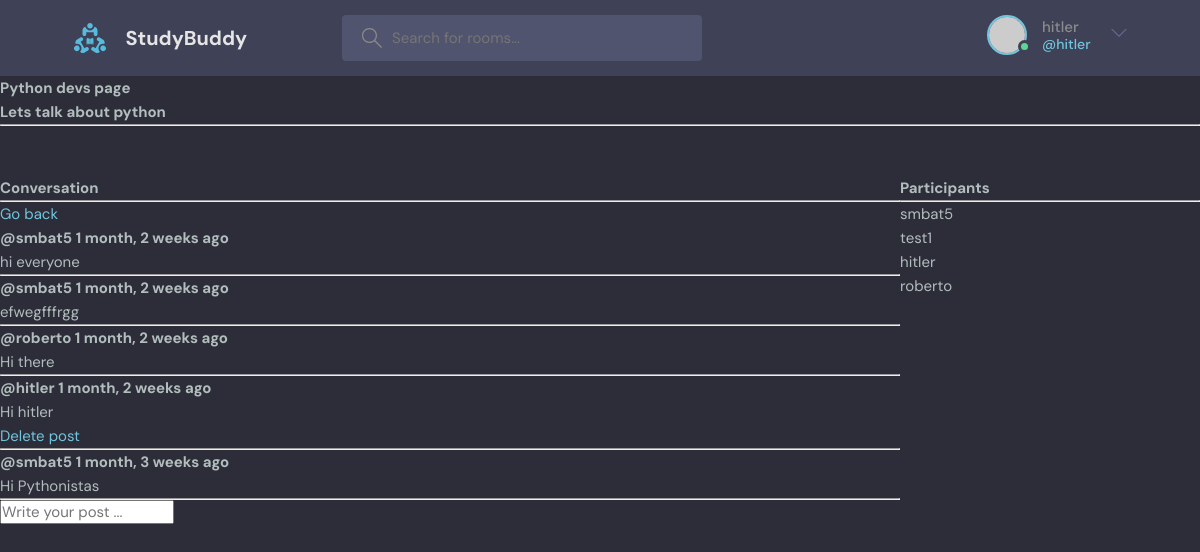
The app's page /room/1/ (signed in) with its own data.
### polls/models.py (models this page shows, shortened)
class Room(models.Model):
    host = models.ForeignKey(User, on_delete=models.SET_NULL , null=True)
    topic = models.ForeignKey(Topic , on_delete=models.SET_NULL, null=True)
    name = models.CharField(max_length=200)
    participants = models.ManyToManyField(User , related_name='participants' , blank=True)
    description = models.TextField(null=True , blank=True)
    modified_date = models.DateTimeField(auto_now=True)
    created_date = models.DateTimeField(auto_now_add=True)
    class Meta:
        ordering = ['-modified_date' , '-created_date']

class Message(models.Model):
    user = models.ForeignKey(User, on_delete=models.CASCADE)
    room = models.ForeignKey(Room , on_delete=models.CASCADE)
    body = models.TextField()
    modified_date = models.DateTimeField(auto_now=True)
    created_date = models.DateTimeField(auto_now_add=True)

### polls/views.py (the view, shortened to what this page needs)
# urls.py: path('room/<str:pk>/', views.room , name = 'room'),
def room(request , pk):
    room = Room.objects.get(id = pk)
    room_messages = room.message_set.all().order_by('-created_date')
    room_participants = room.participants.all()
    context = {'room':room , 'room_messages':room_messages,'room_participants':room_participants}
    return render(request , 'polls/room.html' , context= context)

### polls/templates/polls/room.html (shortened to what this page needs)
{% include 'index.html' %}
{% block content %}
<h1>{{room.name}} page</h1>
<h5>{{room.description}}</h5>
<hr>
<div class="room-container">
    <div>
        <h2>
            Conversation
        </h2>
        <hr>
        <div>
            <a href="{% url 'home' %}">Go back</a>
        </div>
        {% for message in room_messages%}
            <div>
                <h5>@{{message.user.username}}  {{message.created_date|timesince}} ago</h5>
                {{message.body}}
                {% if user == message.user%}
                <div>
                    <a href= "{% url 'delete-message' message.id %}" >Delete post</a>
                </div>
                {%endif%}
                <hr>
            </div>
        {% endfor %}
        <form action="" method="post">
            <input type="text" name = 'new_post' placeholder="Write your post ...">
        </form>
    </div>
    <div>
        <h2>
            Participants
        </h2>
        <hr>
        {% for participant in room_participants%}
                <div>
                    {{participant.username}}
                </div>
                {% endfor %}
    </div>
</div>
{% endblock %}

### templates/index.html (shortened to what this page needs)
{% load static %}
<!DOCTYPE html>
<html lang="en">
  <head>
    <link rel="stylesheet" href="{% static 'styles/style.css' %}" />
  </head>
<body>
    <header class="header header--loggedIn">
      <div class="container">
        <a href="/" class="header__logo">
          <img src="{% static 'images/logo.svg' %}" />
          <h1>StudyBuddy</h1>
        </a>
        <form class="header__search">
          <label>
            <input placeholder="Search for rooms..." />
          </label>
        </form>
        <nav class="header__menu">
          {% if request.user.is_authenticated %}
            <div class="header__user">
              <a href="profile.html">
                <div class="avatar avatar--medium active">
                  <img src="https://randomuser.me/api/portraits/men/37.jpg" />
                </div>
                <p>{{request.user}} <span>@{{request.user}}</span></p>
              </a>
              <button class="dropdown-button">
                <svg version="1.1" xmlns="http://www.w3.org/2000/svg" width="32" height="32" viewBox="0 0 32 32">
                  <title>chevron-down</title>
                  <path d="M16 21l-13-13h-3l16 16 16-16h-3l-13 13z"></path>
                </svg>
              </button>
            </div>
          {% endif %}
          </nav>
      </div>
    </header>
</body>
</html>

### static/styles/style.css (style rules this page uses)
:root { --color-main: #71c6dd; --color-main-light: #e1f6fb; --color-dark: #3f4156; --color-dark-medium: #51546e; --color-dark-light: #696d97; --color-light: #e5e5e5; --color-gray: #8b8b8b; --color-light-gray: #b2bdbd; --color-bg: #2d2d39; --color-success: #5dd693; --color-error: #fc4b0b; }
* { font-family: "DM Sans", -apple-system, BlinkMacSystemFont, "Segoe UI", Roboto, Oxygen, Ubuntu, Cantarell, "Open Sans", "Helvetica Neue", sans-serif; margin: 0; padding: 0; box-sizing: border-box; text-rendering: optimizeLegibility; font-size: inherit; }
html { font-size: 56.25%; }
@media only screen and (min-width: 1200px) { html { font-size: 62.5%; } }
body { line-height: 1.6; font-weight: 400; font-size: 1.5rem; color: var(--color-light-gray); background-color: var(--color-bg); min-height: 100vh; }
img { width: 100%; }
a { display: inline-block; color: var(--color-main); text-decoration: none; }
.container { max-width: 120rem; width: 90%; margin: auto; }
.avatar { position: relative; display: inline-block; border-radius: 50%; border: 2px solid var(--color-main); }
.avatar img { display: block; border-radius: 50%; object-fit: cover; object-position: center; }
.avatar::after { content: ""; display: block; position: absolute; background-color: var(--color-gray); z-index: 111; border-radius: 50%; border: 0.3rem solid var(--color-dark); }
.avatar.active::after { background-color: var(--color-success); }
.avatar.avatar--medium img { width: 3.6rem; height: 3.6rem; border-radius: 50%; }
.avatar.avatar--medium:after { width: 0.7rem; height: 0.7rem; bottom: 0px; right: -6px; }
.header { padding: 1.5rem; background-color: var(--color-dark); }
.header > .container { display: flex; gap: 9.5rem; }
.header__logo, .header__user { display: flex; gap: 2rem; align-items: center; }
.header__logo > img { height: 3.2rem; width: 3.2rem; }
.header__logo > h1 { font-weight: 700; font-size: 2rem; color: var(--color-light); }
.header__search > label { background-color: var(--color-dark-medium); padding: 1.3rem 1rem; display: flex; align-items: center; gap: 1rem; border-radius: 4px; }
.header__search svg { fill: var(--color-gray); width: 2rem; height: 2rem; margin-left: 1rem; }
.header__search input { width: 30rem; background: transparent; border: none; outline: none; color: var(--color-light); }
.header__menu { margin-left: auto; position: relative; }
.header__menu a { display: flex; gap: 1.5rem; align-items: center; font-weight: 500; text-decoration: none; color: var(--color-gray); }
.header__menu img { height: 3.6rem; }
.header__menu p { line-height: 1.2; }
.header__menu span { color: var(--color-main); font-weight: 500; font-size: 1.4rem; display: block; }
.header__menu svg { width: 1.6rem; height: 1.6rem; fill: var(--color-dark-light); }
.dropdown-button { background: transparent; border: 0; outline: 0; cursor: pointer; }

### polls/templates/polls/room.html (style rules this page uses)
.room-container { display: grid; grid-template-columns: 3fr 1fr; margin-top: 50px; }

### records on screen
Room: name "Python devs", description "Lets talk about python"
Message: user.username "smbat5", created_date "1 month, 2 weeks", body "hi everyone"
Message: user.username "smbat5", created_date "1 month, 2 weeks", body "efwegfffrgg"
Message: user.username "roberto", created_date "1 month, 2 weeks", body "Hi there"
Message: user.username "hitler", created_date "1 month, 2 weeks", body "Hi hitler", shows "Delete post"
Message: user.username "smbat5", created_date "1 month, 3 weeks", body "Hi Pythonistas"

### other values on screen
{{ request.user }} "hitler"
{{ participant.username }} "smbat5"
{{ participant.username }} "test1"
{{ participant.username }} "hitler"
{{ participant.username }} "roberto"
